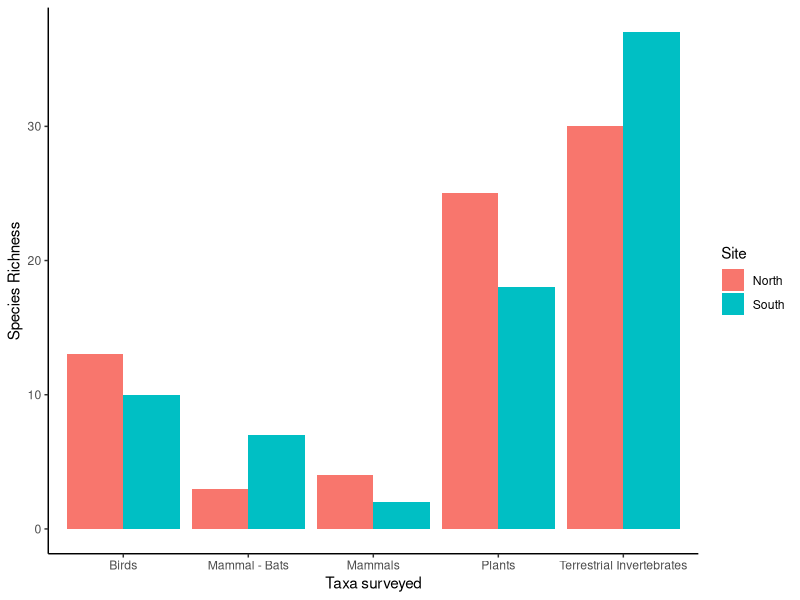

Here is the R script that generated this plot: (Note: this script raises an error after producing the figure.)
rm(list=ls())
library(dplyr)
library(ggplot2)
library(cowplot)

#master comparison figure of species richness
#loading in data
bats_combined <- read.csv("Data/for_combined_figure/bats_combined.csv")
terrinv_combined <- read.csv("Data/for_combined_figure/terrinv_combined.csv")
birds_combined <- read.csv("Data/for_combined_figure/birds_combined.csv")
mammals_combined <- read.csv("Data/for_combined_figure/mammals_combined.csv")
plants_combined <- read.csv("Data/for_combined_figure/plants_combined.csv")

#combining all taxa datasets in order to create combined species richness figure
masterdf <- rbind(terrinv_combined, birds_combined, mammals_combined, bats_combined, plants_combined)
library(ggplot2)

#creating bar chart showing species richness of each taxa on each site
ggplot(masterdf, aes(x=Taxa, fill=Site))+
  geom_bar(position="dodge")+
  theme_classic()+ 
  labs(x="Taxa surveyed", y="Species Richness", fill="Site")
  

#combined venn diagrams to make one venn diagram figure containing venns for each taxa and combined taxa venn

#creating dataframes containing all unique species on each site
unique_master_south <- masterdf%>% 
  filter(Site == "South")
unique_master_south_list <- unique_master_south$Species
unique_master_north <- masterdf%>%
  filter(Site == "North")
unique_master_north_list <- unique_master_north$Species

#creating a venn diagram demonstrating the total number of unique and shared species on each site
vennlist_masterdf <- list('South'=c(unique_master_south_list), 'North'=c(unique_master_north_list))
total_venn <- ggVennDiagram(vennlist_masterdf, label_alpha = 0, label="count")+
  scale_fill_gradient(low = "#F4FAFE", high = "#4981BF")+
  theme(legend.position = "none")+ 
  theme(plot.title = element_text(hjust = 0.5, size = 10))+
  ggtitle("Number of Unique Species Identified")+
  coord_flip()

#creating one big figure with all of the venn diagrams in, using venn diagrams
#saved to a vector from each taxon analysis code.
cowplot::plot_grid(total_venn, birds_venn, bats_venn, mammals_venn, terr_venn, plant_venn, nrow=2, 
                   rel_widths=c(2,2,2,2), labels=c("A", "B", "C", "D", "E", "F"))

